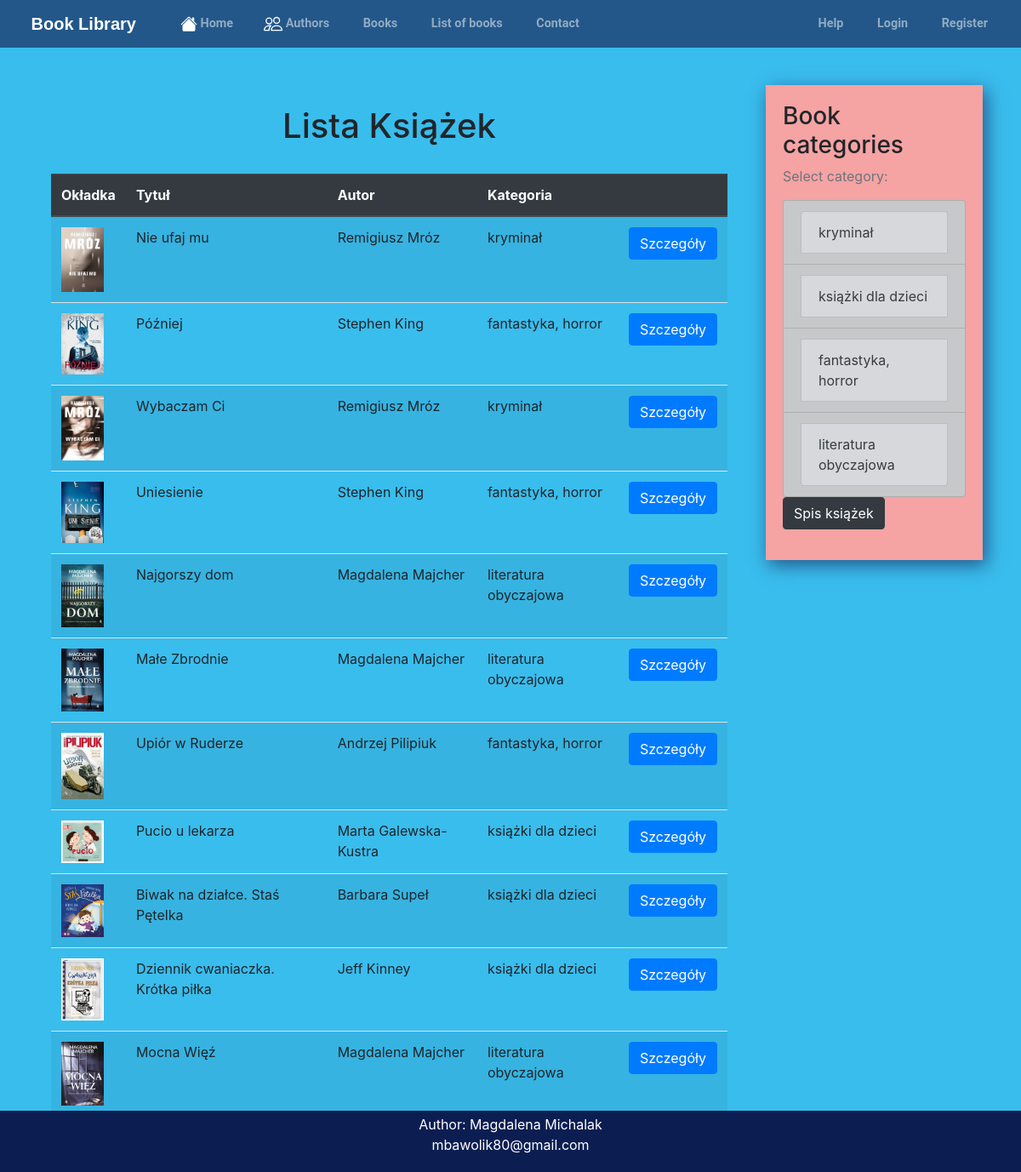
/bookslist/, run on the app's committed database.
### books/models.py (models this page shows, shortened)
class Book(models.Model):
    STATUS = (
        ('D', 'Dostępna'),
        ('N', 'Niedostępna'),
    )
    name = models.CharField(max_length=100, verbose_name='Tytuł')
    status = models.CharField(max_length=1, choices=STATUS, default='D', verbose_name='Status')
    author_id = models.ForeignKey('books.Author', on_delete=models.CASCADE, null=True, blank=True)
    description = models.TextField(blank=True, null=True)
    category = models.ForeignKey(Category, on_delete=models.PROTECT, null=True, blank=True)
    image = models.ImageField(default='default_book.png', upload_to='books_pics')
    last_rating = models.IntegerField(default=0)
    comment = models.CharField(max_length=200, null=True, blank=True, verbose_name='Komentarz')
    created = models.DateTimeField(default=timezone.now)
    modified = models.DateTimeField(default=timezone.now)
    book_amount = models.IntegerField(default=0)

class Author(models.Model):
    first_name = models.CharField(max_length=100, verbose_name='Imię')
    last_name = models.CharField(max_length=100, verbose_name='Nazwisko')
    birth_date = models.DateField(verbose_name='Data urodzenia')
    active = models.BooleanField(default=True)
    books = models.ManyToManyField('Book', through='Authored')
    def __str__(self):
        return "%s %s" % (self.first_name, self.last_name)
    class Meta:
        ordering = ["first_name", "last_name"]

class Category(models.Model):
    category = models.CharField(max_length=50)
    def __str__(self):
        return self.category
    class Meta:
        verbose_name_plural = "Categories"

### books/views.py (the view)
# urls.py: path('bookslist/', views.BookIndex.as_view(), name='book_index'),
class BookIndex(TemplateView):
    template_name = 'book/index.html'
    def get_context_data(self, **kwargs):
        context = super().get_context_data(**kwargs)
        context['books'] = models.Book.objects.all()
        context['book'] = 'active'
        return context

### books/context_processors.py (called while the page is built)
def categories(request):
    return {
        'categories': Category.objects.all()
    }

### books/templates/book/index.html (shortened to what this page needs)
{% extends "layout/base.html" %}
{% block content %}
<div class="container-fluid">
    <div class="row">
        <div class="col ms-auto"><br>
            <h1 class="text-center"> Lista Książek</h1>
            <br/>
        </div>
    </div>
    <div class="row">
        <div class="col ms-auto">
          <table class="table table-striped">
            <thead class="thead-dark">
              <tr class="table-secondary">
                  <th scope="col">Okładka</th>
                  <th scope="col">Tytuł</th>
                  <th scope="col">Autor</th>
                  <th scope="col">Kategoria</th>
                  <th scope="col"> </th>
                </tr>
              </thead>
              <tbody>
                {% for book in books %}
                <tr>
                  <th><div><img class="book_image" src="{{ book.image.url }}" alt="Book image" width=50></div></th>
                  <td>{{ book.name }}</td>
                  <td>
                      {{ book.author_id }}
                  </td>
                  <td> {{ book.category }} </td>
                  <td>
                      <a class="btn btn-primary" href="{% url 'bookDetail' pk=book.pk %}"> Szczegóły</a>
                  </td>
                </tr>
                {% endfor %}
              </tbody>
            </table>
        </div>
    </div>
</div>
{% endblock %}

### books/templates/layout/base.html (shortened to what this page needs)
{% load bootstrap4 %}
{% load static %}
<!DOCTYPE html>
<html lang="en">
    <head>
        {% load static %}
        <link rel="stylesheet" type="text/css" href="{% static 'css/main.css' %}">
        {% bootstrap_css %}
     </head>
<header class="site-header">
    <nav class="navbar navbar-expand-md navbar-dark bg-steel fixed-top">
        <div class="container-fluid">
            <a class="navbar-brand mr-4" href="{% url 'home' %}"><img style="height:1.4em;" src="{% static 'books/icons/regal.png' %}" alt=""> Book Library</a>
            <div class="collapse navbar-collapse" id="navbarToggle">
                <div class="navbar-nav mr-auto">
                  <li class="nav-item">
                    <a class="nav-link {{active_index}}" aria-current="page" href="{% url 'home' %}">
                     Home</a>
                  </li>
                  <li class="nav-item">
                    <a class="nav-link {{active_author}}" href="{% url 'author_index' %}"> Authors</a>
                  </li>
                <a class="nav-link {{active_book}}" href="{% url 'books' %}"><img src="{% static 'books/icons/book.png' %}" alt=""> Books</a>
                <a class="nav-link {{active_search}}" href="{% url 'book_index' %}"><img src="{% static 'books/icons/book.png' %}" alt=""> List of books</a>
                <a class="nav-link{{active_contact}}" href="{% url 'contact' %}"><img src="{% static 'books/icons/message.png' %}" alt=""> Contact</a>
                </div>
                <div class="navbar-nav">
                    {% if user.is_authenticated %}
                    <a class="nav-item nav-link" href="{% url 'UserProfile' %}"><img src="{% static 'books/icons/profile.png' %}"
                            alt="">
                        Your account  ({{ user.username }})
                    </a>
                    <a class="nav-item nav-link" href="{% url 'logout' %}"><img src="{% static 'books/icons/logout.png' %}"
                            alt=""> Logout</a>
                    {% else %}
                    <a class="nav-item nav-link" href="{% url 'contact' %}"><img src="{% static 'books/icons/help.png' %}" alt="">
                        Help</a>
                    <a class="nav-item nav-link" href="{% url 'login' %}"><img src="{% static 'books/icons/login.png' %}" alt="">
                        Login</a>
                    <a class="nav-item nav-link" href="{% url 'signup' %}"><img src="{% static 'books/icons/register.png' %}"
                            alt=""> Register</a>
                    {% endif %}
                </div>
            </div>
        </div>
    </nav>
</header>
<body style="background-color: rgb(57, 189, 237)">
    <main role="main" class="container pageContent">
        <div class="row">
            <div class="col-md-9">
                {% block content %}{% endblock %}
            </div>
            <div class="col-md-3">
                <div style="background-color: rgb(245, 163, 163)" class="content-section">
                    <h3>Book categories</h3>
                    <p class='text-muted'>Select category:
                        <ul class="list-group">
                            {% for category in categories %}
                            <a href="{% url 'category' pk=category.pk %}" class="list-group-item list-group-item-action list-group-item-dark">
                                <li class="list-group-item list-group-item-secondary"> {{ category }} </li>
                            </a>
                            {% endfor %}
                        </ul>
                        <a class="btn btn-dark" href="{% url 'book_index' %}"role="button"> Spis książek</a><br>
                    </p>
                </div>
            </div>
        </div>
    </main>
    <footer class="text-white" style="position: fixed; left: 0; bottom: 0; width: 100%;">
        <div class="text-center p-1" style="background-color: rgb(12, 30, 81);">
        <p>Author: Magdalena Michalak <br>
        <a class="text-white" href="mailto:mbawolik80@gmail.com">mbawolik80@gmail.com</a></p>
        </div>
      </footer>
</body>
</html>

### static/css/main.css (style rules this page uses)
body { background: #fafafa; color: #333333; margin-top: 5rem; padding-bottom: 50px; }
.bg-steel { background-color: #235789; }
.navbar-nav { font-size: 0.9em; }
.navbar-brand { font-family: "Work Sans", sans-serif; font-weight: bold; }
.site-header .navbar-nav .nav-link { color: #cbd5db; font-weight: bold; font-family: "Roboto", sans-serif; margin-left: 20px; }
.content-section { box-shadow: 4px 6px 20px 0px #235789; padding: 20px; }
.pageContent { margin-top: 100px; }
.book_image { max-width: 150px; max-height: 150px; }

### data on the page
Book: image (picture), name "Nie ufaj mu", author_id "Remigiusz Mróz", category "kryminał"
Book: image (picture), name "Później", author_id "Stephen King", category "fantastyka, horror"
Book: image (picture), name "Wybaczam Ci", author_id "Remigiusz Mróz", category "kryminał"
Book: image (picture), name "Uniesienie", author_id "Stephen King", category "fantastyka, horror"
Book: image (picture), name "Najgorszy dom", author_id "Magdalena Majcher", category "literatura obyczajowa"
Book: image (picture), name "Małe Zbrodnie", author_id "Magdalena Majcher", category "literatura obyczajowa"
Book: image (picture), name "Upiór w Ruderze", author_id "Andrzej Pilipiuk", category "fantastyka, horror"
Book: image (picture), name "Pucio u lekarza", author_id "Marta Galewska-Kustra", category "książki dla dzieci"
Book: image (picture), name "Biwak na działce. Staś Pętelka", author_id "Barbara Supeł", category "książki dla dzieci"
Book: image (picture), name "Dziennik cwaniaczka. Krótka piłka", author_id "Jeff Kinney", category "książki dla dzieci"
Book: image (picture), name "Mocna Więź", author_id "Magdalena Majcher", category "literatura obyczajowa"
Category: category "kryminał"
Category: category "książki dla dzieci"
Category: category "fantastyka, horror"
Category: category "literatura obyczajowa"
